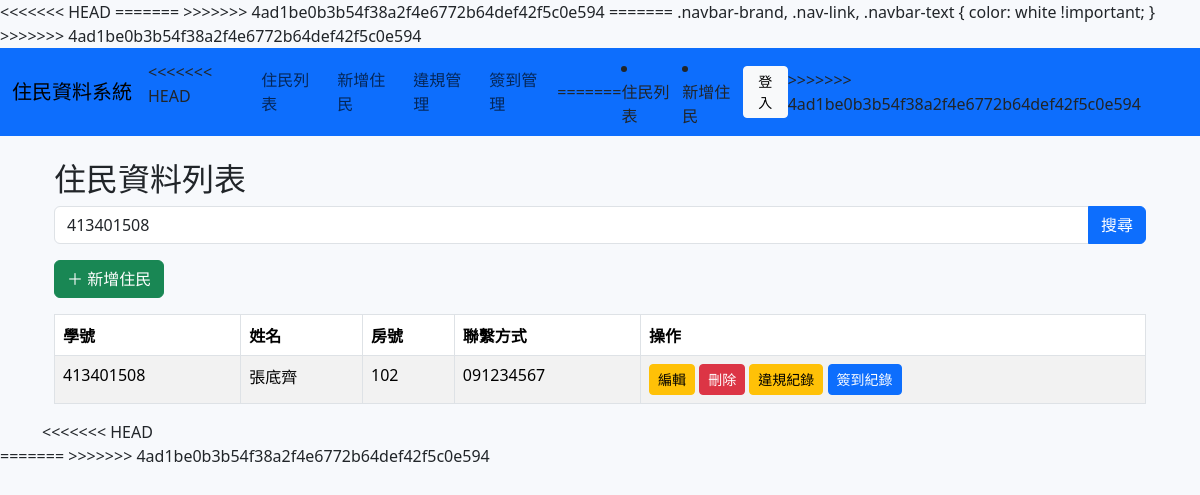
Screenshot of /resident_list.php?keyword=413401508 with the database file from the repository.
### tables this page shows
CREATE TABLE `residents` (
  `id` int(11) NOT NULL,
  `student_id` varchar(20) NOT NULL,
  `name` varchar(50) NOT NULL,
  `room` varchar(20) DEFAULT NULL,
  `phone` varchar(20) DEFAULT NULL,
  `email` varchar(100) DEFAULT NULL,
  `created_at` timestamp NOT NULL DEFAULT current_timestamp()
);

### resident_list.php (the view)
<?php
include("header.php");
include("db.php");
$keyword = $_GET["keyword"] ?? "";
$sql = "SELECT * FROM residents";
if (!empty($keyword)) {
    $sql .= " WHERE student_id LIKE '%$keyword%'
              OR name LIKE '%$keyword%'
              OR room LIKE '%$keyword%'";
}
$result = $conn->query($sql);
?>
<div class="container mt-4">
    <h2>住民資料列表</h2>
    <form method="GET" class="mb-3">
        <div class="input-group">
            <input type="text" name="keyword" class="form-control" placeholder="搜尋學號 / 姓名 / 房號" value="<?= $keyword ?>">
            <button class="btn btn-primary">搜尋</button>
        </div>
    </form>
    <a href="resident_create.php" class="btn btn-success mb-3">＋ 新增住民</a>
    <table class="table table-bordered table-striped">
        <thead>
            <tr>
                <th>學號</th>
                <th>姓名</th>
                <th>房號</th>
                <th>聯繫方式</th>
                <th>操作</th>
            </tr>
        </thead>
        <tbody>
            <?php while($row = $result->fetch_assoc()): ?>
            <tr>
                <td><?= $row["student_id"] ?></td>
                <td><?= $row["name"] ?></td>
                <td><?= $row["room"] ?></td>
                <td><?= $row["phone"] ?></td>
                <td>
                    <a href="resident_edit.php?id=<?= $row['id'] ?>" class="btn btn-warning btn-sm">編輯</a>
                    <a href="resident_delete.php?id=<?= $row['id'] ?>" class="btn btn-danger btn-sm"
                       onclick="return confirm('確定要刪除嗎？');">刪除</a>
                    <a href="violation_list.php?resident_id=<?= $row['id'] ?>" class="btn btn-warning btn-sm">違規紀錄</a>
                    <a href="checkin_list.php?resident_id=<?= $row['id'] ?>" class="btn btn-primary btn-sm">簽到紀錄</a>
                </td>
            </tr>
            <?php endwhile; ?>
        </tbody>
    </table>
</div>
<?php
include("footer.php");
?>

### header.php (style rules this page uses)
body { background: #f7f9fc; }

### rows the page displays
residents: student "413401508", name "張底齊", room "102", phone "091234567"
